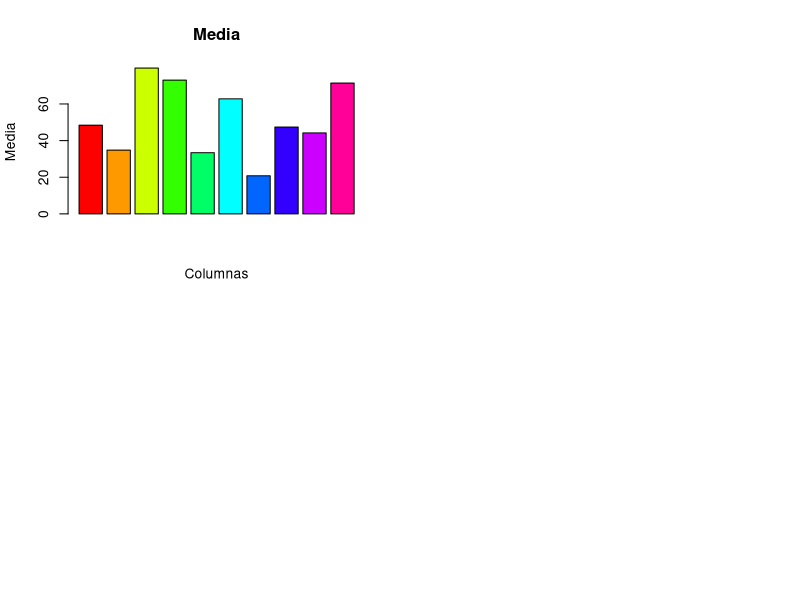
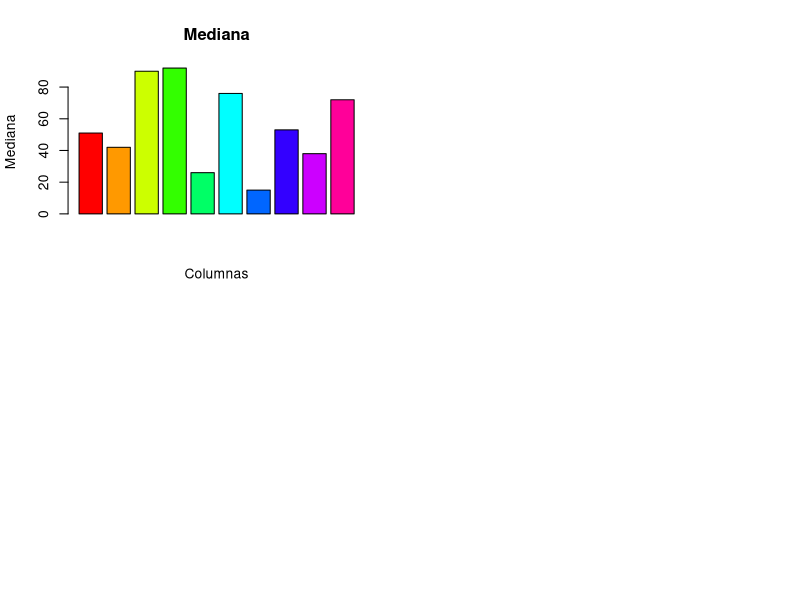
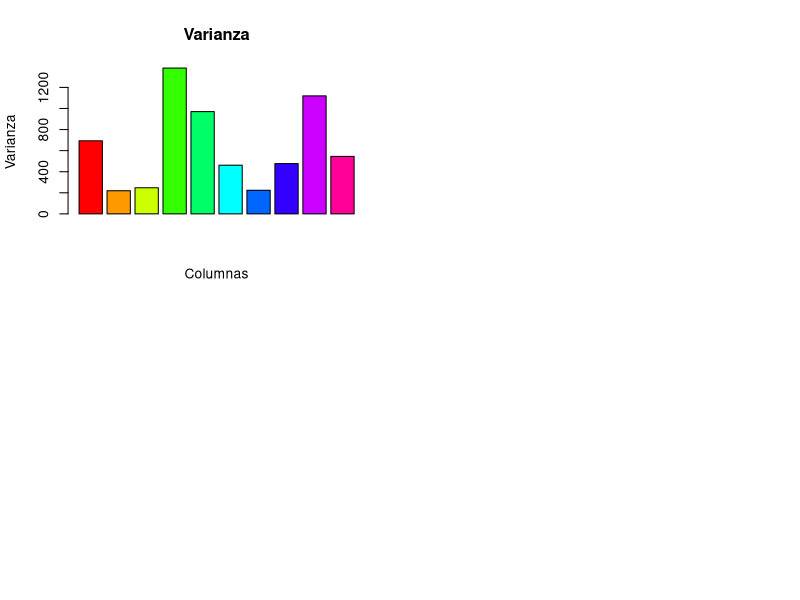
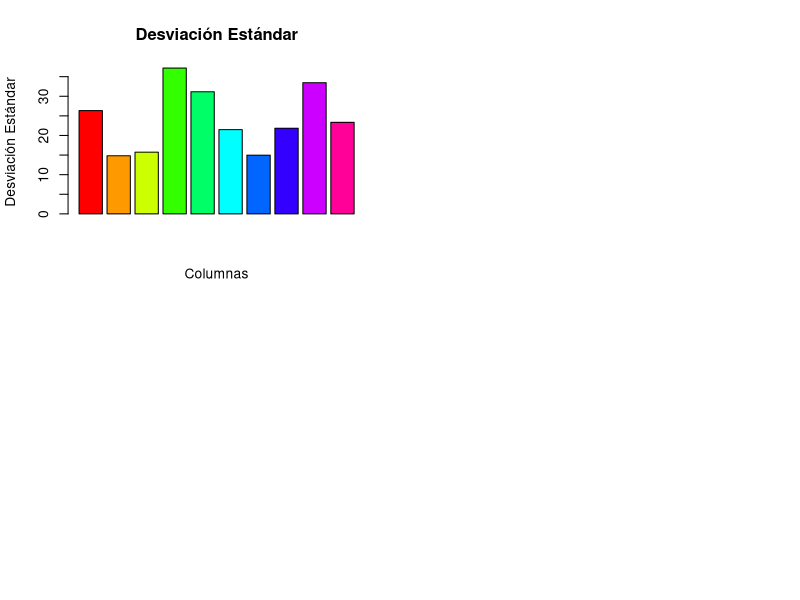

These charts were generated, in order, by the following R code:
# 1. Creacion de matriz
# Genera una matriz de 5 filas y 10 columnas cuyos elementos sean números aleatorios
# entre 1 y 100. Asegúrate de que los valores sean reproducibles utilizando una semilla fija.
set.seed(123) # Fijamos los números random para que se repitan
matriz <- matrix(sample(1:100, 50, replace = TRUE), nrow = 5, ncol = 10)
# print(matriz)


# 2. Cálculos estadísticos
# • Calcula los siguientes valores estadísticos para cada columna de la matriz:
# • Media
# • Mediana
# • Varianza
# • Desviación estándar
# medias <- colMeans(matriz)
# medianas <- apply(matriz, 2, median)
# varianzas <- apply(matriz, 2, var)
# desviaciones <- apply(matriz, 2, sd)

# # Imprimimos los resultados
# print("Medias:")
# print(medias)


# Funciones para cada calculo estadisticos
funcionMedia <- function (matriz) { 
    return (colMeans(matriz))
}

funcionMediana <- function (matriz) { 
    return (apply(matriz, 2, median))
}

funcionVarianza <- function (matriz) {
    return (apply(matriz,2,var))
}

funcionDesviacion <- function (matriz) {
    return (apply(matriz,2, sd))
}

# Aplicamos las funciones
medias <- funcionMedia(matriz)
medianas <- funcionMediana(matriz)
varianzas <- funcionVarianza(matriz)
desviaciones <- funcionDesviacion(matriz)

# print("Medias:")

# Imprimimos los resultados

# 3. Representación gráfica
# • Utiliza gráficos de barras para mostrar los valores calculados en el punto anterior.
#  Cada gráfico debe contener:
# • Un título descriptivo.
# • Ejes claramente etiquetados.
# • Barras con colores distintos para cada gráfico.
# Funcion para representar los calculos estadisticos

verGraficas <- function(calculo, texto){
    par(mfrow = c(2, 2))
    barplot(calculo, main = texto,
    xlab = "Columnas", ylab = texto,
    col = rainbow(10))
}

print(medias)

print(medianas)

print(varianzas)

print(desviaciones)

verGraficas(medias, "Media")
verGraficas(medianas, "Mediana")
verGraficas(varianzas, "Varianza")
verGraficas(desviaciones, "Desviación Estándar")


# par(mfrow = c(2, 2))
# barplot(medias, main = "Media por columna",
# xlab = "Columnas", ylab = "Media",
# col = rainbow(10))
# barplot(medianas, main = "Mediana por columna",
# xlab = "Columnas", ylab = "Mediana",
# col = rainbow(10))
# barplot(varianzas, main = "Varianza por columna",
# xlab = "Columnas", ylab = "Varianza",
# col = rainbow(10))
# barplot(desviaciones, main = "Desviación Estándar por columna",
# xlab = "Columnas", ylab = "Desviación Estándar",
# col = rainbow(10))


#4. Calcular con una funcion los siguientes datos
# • Qué columna tiene la media más alta
columna_media_maxima <- which.max(medias)
print(paste("La columna con la media más alta es la columna", columna_media_maxima))

# • Qué columna tiene la varianza más baja
columna_varianza_minima <- which.min(varianzas)
print(paste("La columna con la varianza más baja es la columna", columna_varianza_minima))

# ¿Existe alguna columna en la que la mediana sea significativamente distinta de la
# media?

#Calculamos la diferencia entre las mediana y la media de las columnas y nos quedamos con el valor max y valor min
mediana_dif <- abs(medias - apply(matriz, 2, median))


max_mediana_dif <- which.max(mediana_dif)
valor_max_mediana_dif <- max(mediana_dif)
min_mediana_dif <- which.min(mediana_dif)
valor_min_mediana_dif <- min(mediana_dif)

print(paste("La columna con la diferencia entre la mediana y la media más grande es la columna", max_mediana_dif))
print(paste("El valor de la diferencia entre la mediana y la media más grande es", valor_max_mediana_dif))
print(paste("La columna con la diferencia entre la mediana y la media más pequeña es la columna", min_mediana_dif))
print(paste("El valor de la diferencia entre la mediana y la media más pequeña es", valor_min_mediana_dif))